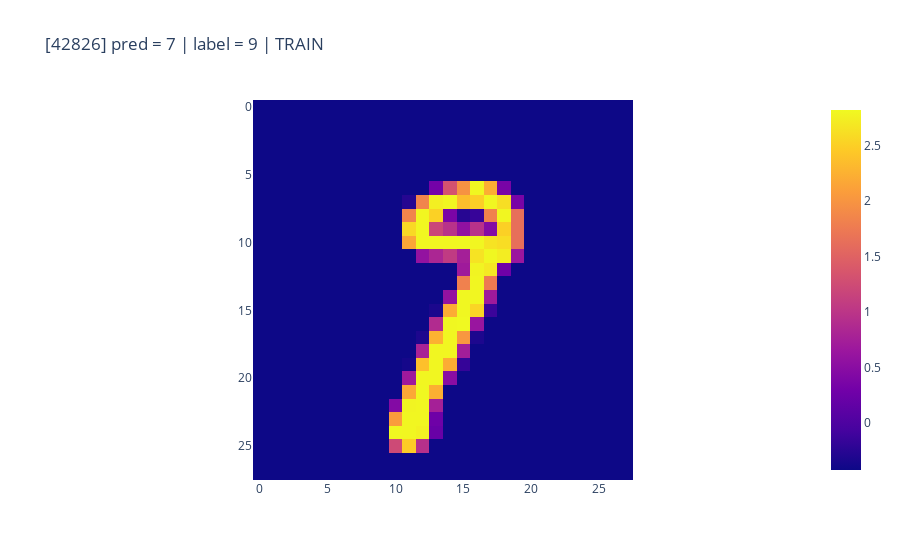
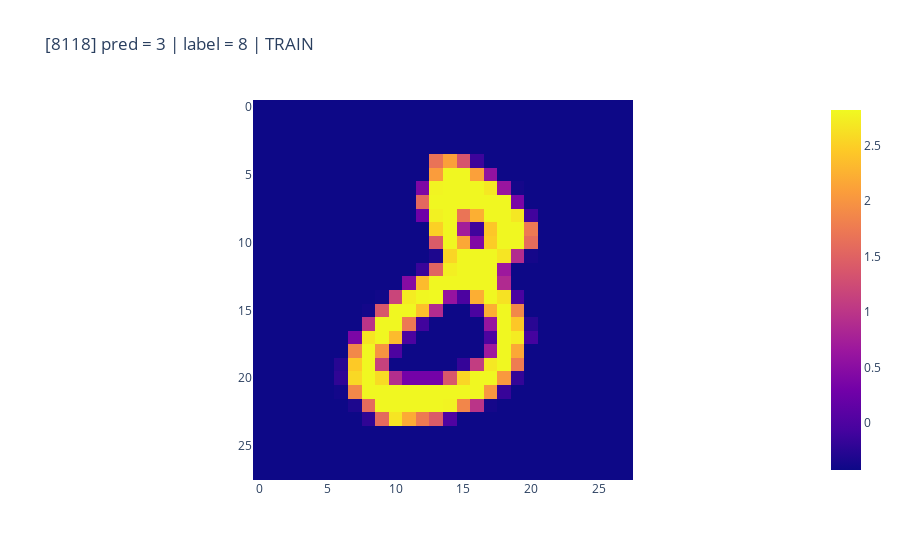
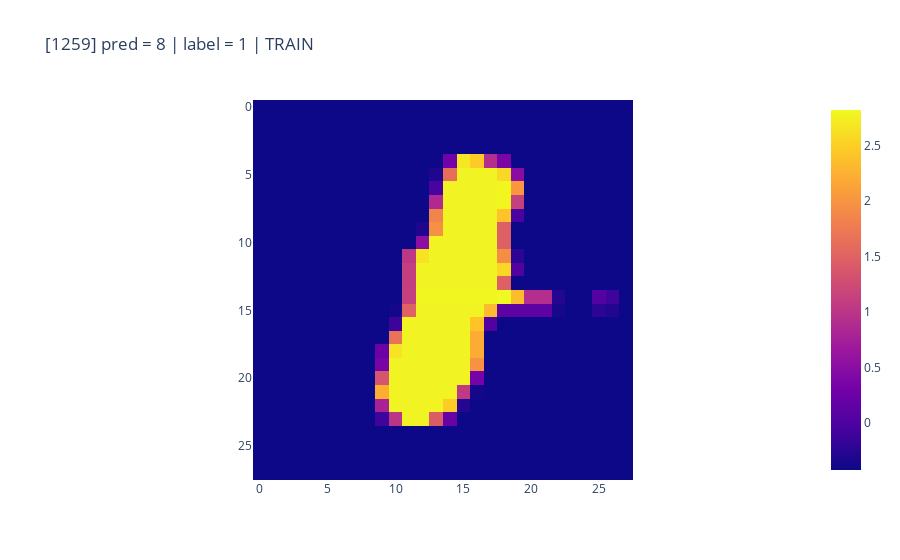

Notebook code for these charts, in order:
### Code cell
seed(42)
inds = random.sample(train_mispreds, k=3)
show(inds)

### Figure 1 — Plotly figure (JSON) as saved in the notebook; plotly's stock layout.template omitted (floating-point values rounded to 4 significant figures; data arrays with more than 128 entries replaced by an {"elided": "..."} marker saying what was removed)
{"data": [{"coloraxis": "coloraxis", "hovertemplate": "x: %{x}<br>y: %{y}<br>color: %{z}<extra></extra>", "name": "0", "type": "heatmap", "xaxis": "x", "yaxis": "y", "z": {"elided": "28x28 float values"}}], "layout": {"coloraxis": {"colorscale": [[0, "#0d0887"], [0.1111, "#46039f"], [0.2222, "#7201a8"], [0.3333, "#9c179e"], [0.4444, "#bd3786"], [0.5556, "#d8576b"], [0.6667, "#ed7953"], [0.7778, "#fb9f3a"], [0.8889, "#fdca26"], [1, "#f0f921"]]}, "title": {"text": "[42826] pred = 7 | label = 9 | TRAIN"}, "xaxis": {"anchor": "y", "constrain": "domain", "domain": [0, 1], "scaleanchor": "y"}, "yaxis": {"anchor": "x", "autorange": "reversed", "constrain": "domain", "domain": [0, 1]}}}

### Figure 2 — Plotly figure (JSON) as saved in the notebook; plotly's stock layout.template omitted (floating-point values rounded to 4 significant figures; data arrays with more than 128 entries replaced by an {"elided": "..."} marker saying what was removed)
{"data": [{"coloraxis": "coloraxis", "hovertemplate": "x: %{x}<br>y: %{y}<br>color: %{z}<extra></extra>", "name": "0", "type": "heatmap", "xaxis": "x", "yaxis": "y", "z": {"elided": "28x28 float values"}}], "layout": {"coloraxis": {"colorscale": [[0, "#0d0887"], [0.1111, "#46039f"], [0.2222, "#7201a8"], [0.3333, "#9c179e"], [0.4444, "#bd3786"], [0.5556, "#d8576b"], [0.6667, "#ed7953"], [0.7778, "#fb9f3a"], [0.8889, "#fdca26"], [1, "#f0f921"]]}, "title": {"text": "[8118] pred = 3 | label = 8 | TRAIN"}, "xaxis": {"anchor": "y", "constrain": "domain", "domain": [0, 1], "scaleanchor": "y"}, "yaxis": {"anchor": "x", "autorange": "reversed", "constrain": "domain", "domain": [0, 1]}}}

### Figure 3 — Plotly figure (JSON) as saved in the notebook; plotly's stock layout.template omitted (floating-point values rounded to 4 significant figures; data arrays with more than 128 entries replaced by an {"elided": "..."} marker saying what was removed)
{"data": [{"coloraxis": "coloraxis", "hovertemplate": "x: %{x}<br>y: %{y}<br>color: %{z}<extra></extra>", "name": "0", "type": "heatmap", "xaxis": "x", "yaxis": "y", "z": {"elided": "28x28 float values"}}], "layout": {"coloraxis": {"colorscale": [[0, "#0d0887"], [0.1111, "#46039f"], [0.2222, "#7201a8"], [0.3333, "#9c179e"], [0.4444, "#bd3786"], [0.5556, "#d8576b"], [0.6667, "#ed7953"], [0.7778, "#fb9f3a"], [0.8889, "#fdca26"], [1, "#f0f921"]]}, "title": {"text": "[1259] pred = 8 | label = 1 | TRAIN"}, "xaxis": {"anchor": "y", "constrain": "domain", "domain": [0, 1], "scaleanchor": "y"}, "yaxis": {"anchor": "x", "autorange": "reversed", "constrain": "domain", "domain": [0, 1]}}}
